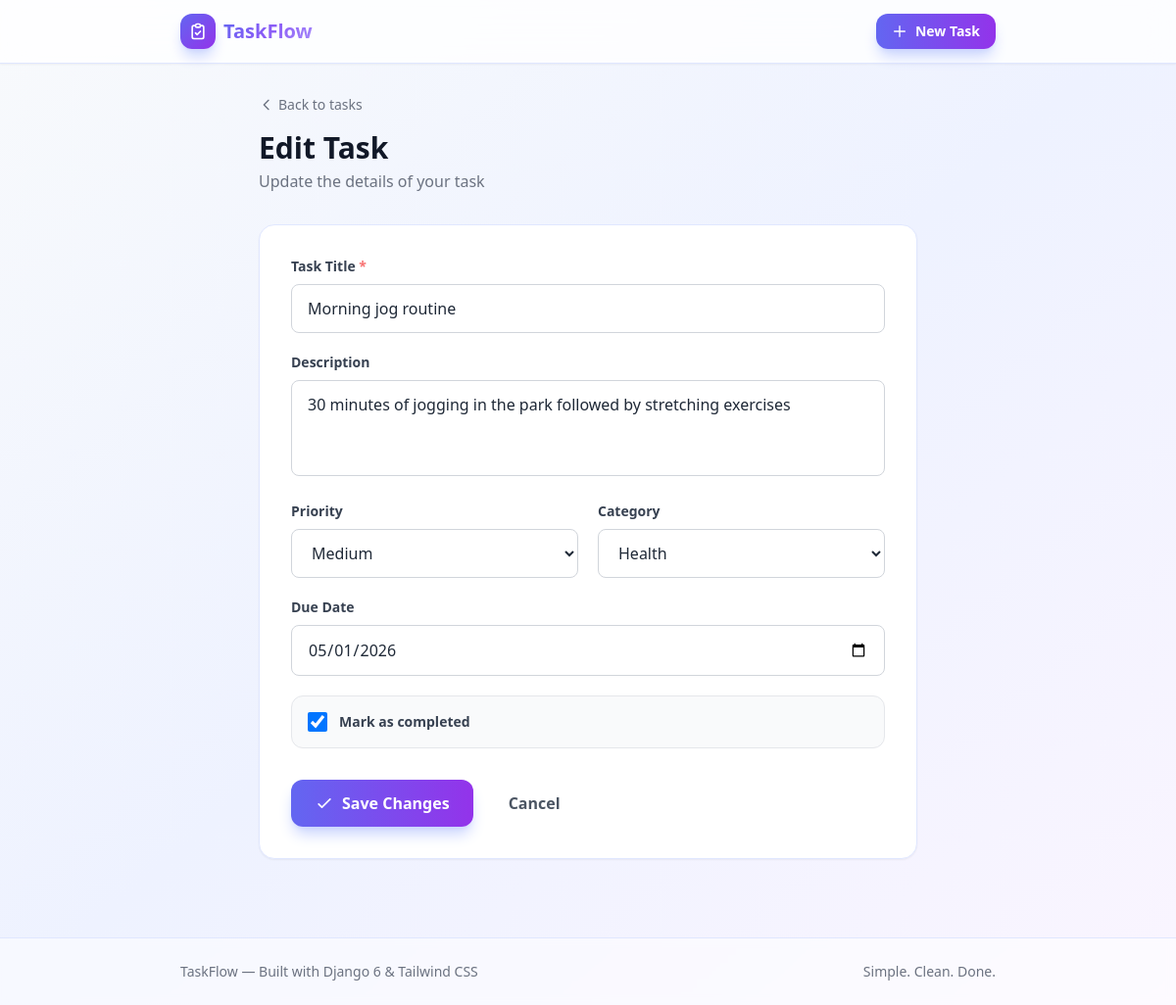
The page /update/4/ on the database its author committed.
### todo/models.py (models this page shows, shortened)
class Task(models.Model):
    PRIORITY_CHOICES = [
        ('low', 'Low'),
        ('medium', 'Medium'),
        ('high', 'High'),
    ]
    CATEGORY_CHOICES = [
        ('personal', 'Personal'),
        ('work', 'Work'),
        ('shopping', 'Shopping'),
        ('health', 'Health'),
        ('education', 'Education'),
        ('finance', 'Finance'),
        ('other', 'Other'),
    ]
    title = models.CharField(max_length=200)
    description = models.TextField(blank=True, default='')
    completed = models.BooleanField(default=False)
    priority = models.CharField(max_length=10, choices=PRIORITY_CHOICES, default='medium')
    category = models.CharField(max_length=20, choices=CATEGORY_CHOICES, default='personal')
    due_date = models.DateField(null=True, blank=True)
    created_at = models.DateTimeField(auto_now_add=True)
    updated_at = models.DateTimeField(auto_now=True)
    class Meta:
        ordering = ['-created_at']

### todo/views.py (the view, shortened to what this page needs)
# urls.py: path('update/<int:pk>/', views.TaskUpdateView.as_view(), name='task-update'),
class TaskUpdateView(UpdateView):
    model = Task
    form_class = TaskEditForm
    template_name = 'todo/task_edit.html'

### templates/todo/task_edit.html (shortened to what this page needs)
{% extends 'base.html' %}
{% load widget_tweaks %}
{% block content %}
<div class="max-w-2xl mx-auto animate-fade-in-up">
    <div class="mb-8">
        <a href="{% url 'task-list' %}" class="inline-flex items-center text-sm text-gray-500 hover:text-indigo-600 transition-colors mb-4">
            <svg class="w-4 h-4 mr-1" fill="none" stroke="currentColor" viewBox="0 0 24 24">
                <path stroke-linecap="round" stroke-linejoin="round" stroke-width="2" d="M15 19l-7-7 7-7"></path>
            </svg>
            Back to tasks
        </a>
        <h1 class="text-3xl font-extrabold text-gray-900">Edit Task</h1>
        <p class="text-gray-500 mt-1">Update the details of your task</p>
    </div>
    <div class="bg-white rounded-2xl shadow-sm border border-indigo-100 p-6 sm:p-8">
        <form method="post" novalidate>
            <div class="mb-5">
                <label for="{{ form.title.id_for_label }}" class="block text-sm font-semibold text-gray-700 mb-2">
                    Task Title <span class="text-red-400">*</span>
                </label>
                {{ form.title }}
            </div>
            <div class="mb-5">
                <label for="{{ form.description.id_for_label }}" class="block text-sm font-semibold text-gray-700 mb-2">
                    Description
                </label>
                {{ form.description }}
            </div>
            <div class="grid grid-cols-1 sm:grid-cols-2 gap-5 mb-5">
                <div>
                    <label for="{{ form.priority.id_for_label }}" class="block text-sm font-semibold text-gray-700 mb-2">
                        Priority
                    </label>
                    {{ form.priority }}
                </div>
                <div>
                    <label for="{{ form.category.id_for_label }}" class="block text-sm font-semibold text-gray-700 mb-2">
                        Category
                    </label>
                    {{ form.category }}
                </div>
            </div>
            <div class="mb-5">
                <label for="{{ form.due_date.id_for_label }}" class="block text-sm font-semibold text-gray-700 mb-2">
                    Due Date
                </label>
                {{ form.due_date }}
            </div>
            <div class="mb-8 bg-gray-50 rounded-xl p-4 border border-gray-200">
                <label class="flex items-center space-x-3 cursor-pointer">
                    {{ form.completed }}
                    <span class="text-sm font-semibold text-gray-700">Mark as completed</span>
                </label>
            </div>
            <div class="flex items-center gap-3">
                <button type="submit" class="inline-flex items-center px-6 py-3 bg-gradient-to-r from-indigo-500 to-purple-600 text-white font-semibold rounded-xl hover:from-indigo-600 hover:to-purple-700 shadow-lg shadow-indigo-200 transition-all transform hover:-translate-y-0.5">
                    <svg class="w-5 h-5 mr-2" fill="none" stroke="currentColor" viewBox="0 0 24 24">
                        <path stroke-linecap="round" stroke-linejoin="round" stroke-width="2" d="M5 13l4 4L19 7"></path>
                    </svg>
                    Save Changes
                </button>
                <a href="{% url 'task-list' %}" class="px-6 py-3 text-gray-600 font-semibold hover:text-gray-800 transition-colors">
                    Cancel
                </a>
            </div>
        </form>
    </div>
</div>
{% endblock %}

### templates/base.html (style rules this page uses)
.animate-fade-in-up { animation: fadeInUp 0.4s ease-out forwards; }

### rows shown on the page
Task: title "Morning jog routine", description "30 minutes of jogging in the park followed by stretching exercises", priority "Medium", category "Health", due_date "05/01/2026", completed "☑"
